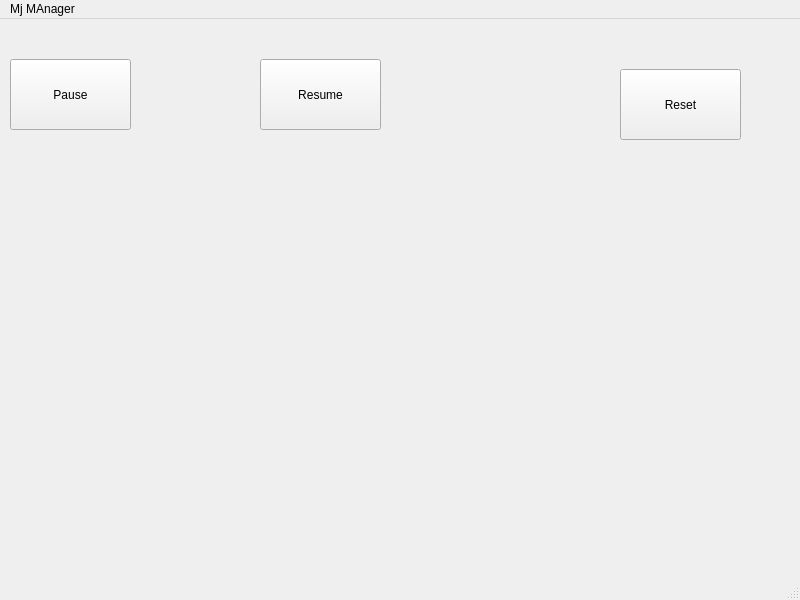
<?xml version="1.0" encoding="UTF-8"?>
<ui version="4.0">
    <class>MainWindow</class>
    <widget class="QMainWindow" name="MainWindow">
        <property name="geometry">
            <rect>
                <x>0</x>
                <y>0</y>
                <width>800</width>
                <height>600</height>
            </rect>
        </property>
        <property name="windowTitle">
            <string>MainWindow</string>
        </property>
        <widget class="QWidget" name="centralwidget">
            <widget class="QPushButton" name="pushButton">
                <property name="geometry">
                    <rect>
                        <x>10</x>
                        <y>40</y>
                        <width>121</width>
                        <height>71</height>
                    </rect>
                </property>
                <property name="text">
                    <string>Pause</string>
                </property>
            </widget>
            <widget class="QPushButton" name="pushButton_2">
                <property name="geometry">
                    <rect>
                        <x>620</x>
                        <y>50</y>
                        <width>121</width>
                        <height>71</height>
                    </rect>
                </property>
                <property name="text">
                    <string>Reset</string>
                </property>
            </widget>
            <widget class="QPushButton" name="pushButton_3">
                <property name="geometry">
                    <rect>
                        <x>260</x>
                        <y>40</y>
                        <width>121</width>
                        <height>71</height>
                    </rect>
                </property>
                <property name="text">
                    <string>Resume</string>
                </property>
            </widget>
        </widget>
        <widget class="QMenuBar" name="menubar">
            <property name="geometry">
                <rect>
                    <x>0</x>
                    <y>0</y>
                    <width>800</width>
                    <height>22</height>
                </rect>
            </property>
            <widget class="QMenu" name="menuMj_MAnager">
                <property name="title">
                    <string>Mj MAnager</string>
                </property>
            </widget>
            <addaction name="menuMj_MAnager" />
        </widget>
        <widget class="QStatusBar" name="statusbar" />
    </widget>
    <customwidgets>
        <customwidget>
            <class>rqt_image_view::RatioLayoutedFrame</class>
            <extends>QFrame</extends>
            <header>rqt_image_view/ratio_layouted_frame.hpp</header>
            <container>1</container>
        </customwidget>
    </customwidgets>
    <resources />
    <connections />
</ui>
